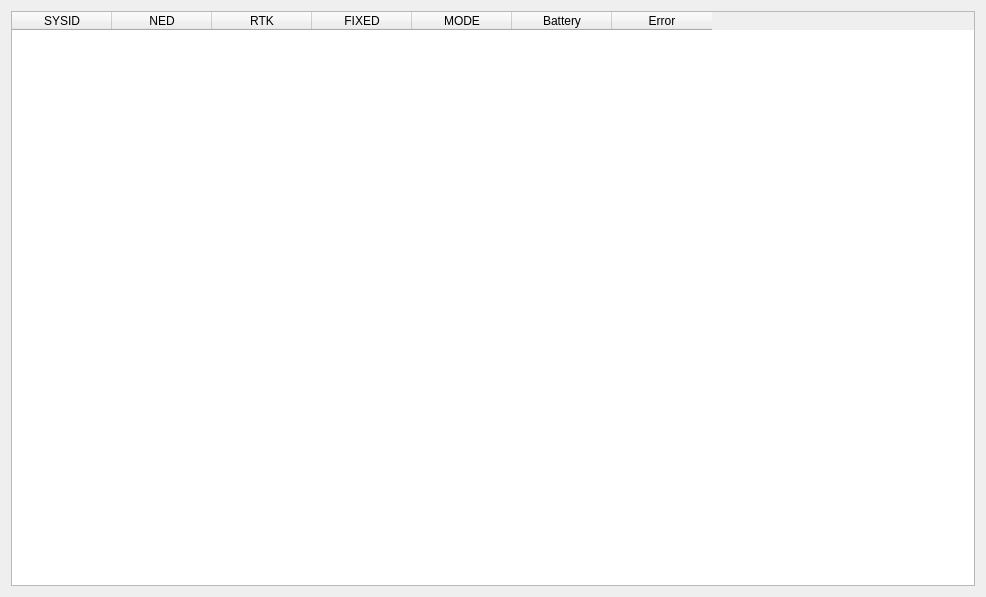
<?xml version="1.0" encoding="UTF-8"?>
<ui version="4.0">
 <class>DepartureControl</class>
 <widget class="QWidget" name="DepartureControl">
  <property name="geometry">
   <rect>
    <x>0</x>
    <y>0</y>
    <width>986</width>
    <height>597</height>
   </rect>
  </property>
  <property name="windowTitle">
   <string>Form</string>
  </property>
  <property name="styleSheet">
   <string notr="true"/>
  </property>
  <layout class="QHBoxLayout" name="horizontalLayout">
   <item>
    <widget class="QTableWidget" name="tableWidget">
     <property name="verticalScrollMode">
      <enum>QAbstractItemView::ScrollPerItem</enum>
     </property>
     <column>
      <property name="text">
       <string>SYSID</string>
      </property>
     </column>
     <column>
      <property name="text">
       <string>NED</string>
      </property>
     </column>
     <column>
      <property name="text">
       <string>RTK</string>
      </property>
     </column>
     <column>
      <property name="text">
       <string>FIXED</string>
      </property>
     </column>
     <column>
      <property name="text">
       <string>MODE</string>
      </property>
     </column>
     <column>
      <property name="text">
       <string>Battery</string>
      </property>
     </column>
     <column>
      <property name="text">
       <string>Error</string>
      </property>
     </column>
    </widget>
   </item>
  </layout>
 </widget>
 <resources/>
 <connections/>
</ui>
